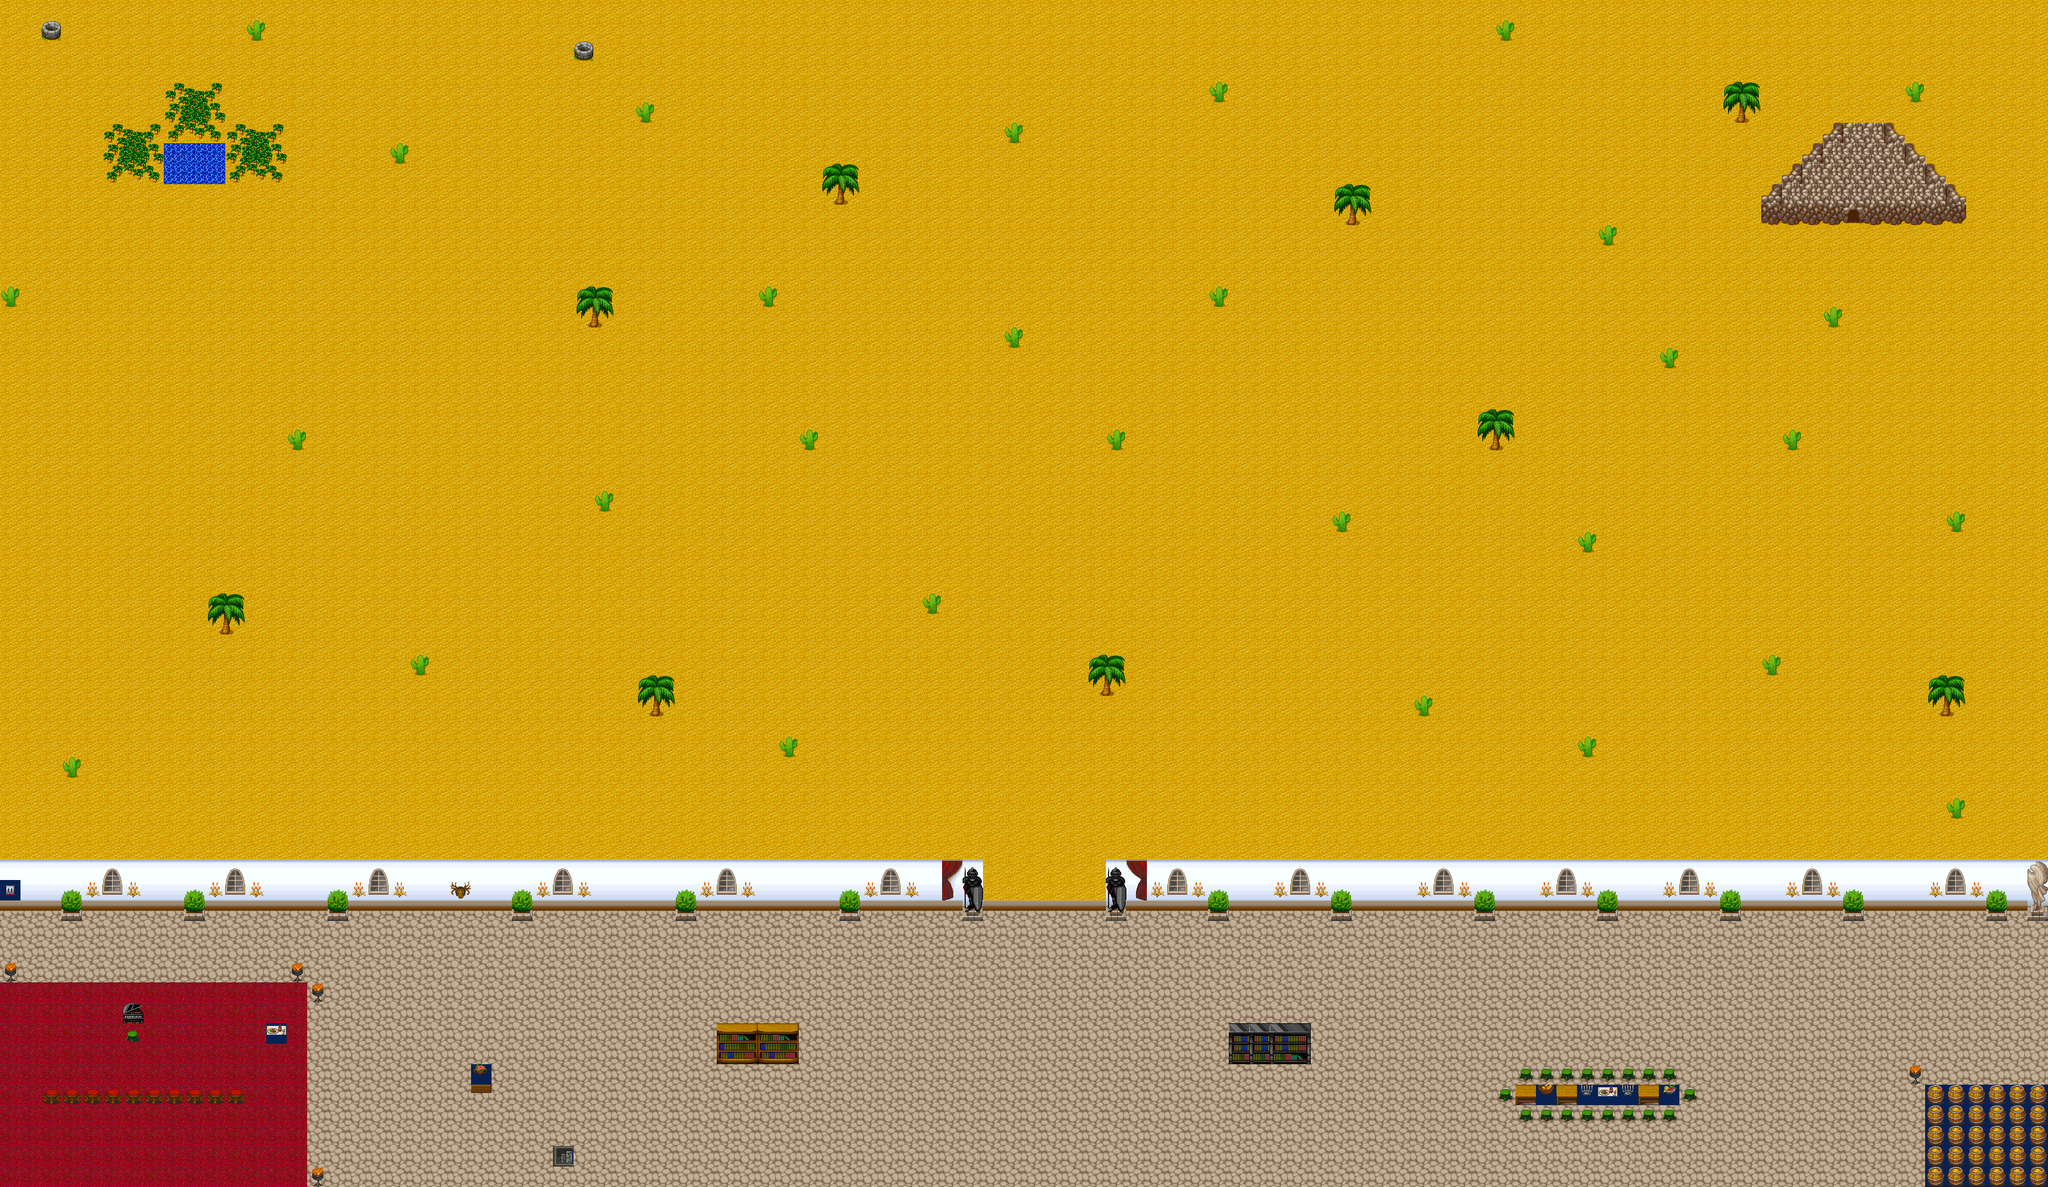

A level layout from a 2D game, rendered from its tile map. Below: a short description, then the map file with tile-grid data replaced by summaries:
An orthogonal 100x58 tile map with 32x32 px tiles, 6 tile layers (floor, house, decorations, carpet, ...), 5 tilesets and 60 objects (37x Wall, 9x warrior, 6x mag, 6x archer, Player, ...).

<map version="1.4" tiledversion="1.4.3" orientation="orthogonal" renderorder="right-down" width="100" height="58" tilewidth="32" tileheight="32" infinite="0" nextlayerid="7" nextobjectid="57">
 <tileset firstgid="1" name="rpg_1" tilewidth="32" tileheight="32" tilecount="341" columns="11">
  <image source="ApplicationFrameHost_eG8xADEEsP.png" trans="082152" width="362" height="1023" />
 </tileset>
 <tileset firstgid="342" name="rpg_2" tilewidth="32" tileheight="32" tilecount="256" columns="8">
  <image source="ApplicationFrameHost_lak6YWEOkI.png" trans="082152" width="256" height="1024" />
 </tileset>
 <tileset firstgid="598" name="rpg_3" tilewidth="32" tileheight="32" tilecount="256" columns="8">
  <image source="ApplicationFrameHost_MnJaDrYLsa.png" trans="082152" width="256" height="1024" />
 </tileset>
 <tileset firstgid="854" name="rpg_4" tilewidth="32" tileheight="32" tilecount="256" columns="8">
  <image source="ApplicationFrameHost_X5XUhAqrwZ.png" trans="082152" width="256" height="1024" />
 </tileset>
 <tileset firstgid="1110" name="5z1KX" tilewidth="32" tileheight="32" tilecount="483" columns="23">
  <image source="5z1KX.png" width="736" height="672" />
 </tileset>
 <layer id="1" name="floor" width="100" height="58">
  <data>[5800 cells, 5800 non-empty, 1 distinct tile ids]</data>
 </layer>
 <layer id="2" name="house" width="100" height="58">
  <data>[5800 cells, 1588 non-empty, 9 distinct tile ids]</data>
 </layer>
 <layer id="3" name="decorations" width="100" height="58">
  <data>[5800 cells, 26 non-empty, 2 distinct tile ids]</data>
 </layer>
 <layer id="4" name="carpet" width="100" height="58">
  <data>[5800 cells, 183 non-empty, 14 distinct tile ids]</data>
 </layer>
 <layer id="5" name="dec" width="100" height="58">
  <data>[5800 cells, 188 non-empty, 37 distinct tile ids]</data>
 </layer>
 <layer id="6" name="outside" width="100" height="58">
  <data>[5800 cells, 40 non-empty, 9 distinct tile ids]</data>
 </layer>
 <objectgroup id="7" name="obstacles">
  <object id="1" name="Wall" x="0" y="1344" width="1536" height="64" />
  <object id="2" name="Wall" x="2368" y="1664" width="256" height="96" />
  <object id="3" name="Wall" x="3008" y="1696" width="192" height="160" />
  <object id="4" name="Wall" x="1920" y="1600" width="128" height="64" />
  <object id="5" name="Wall" x="1120" y="1600" width="128" height="64" />
  <object id="6" name="Player" x="928" y="1792" width="32" height="32" />
  <object id="7" name="Wall" x="2336" y="1696" width="32" height="32" />
  <object id="8" name="Wall" x="2624" y="1696" width="32" height="32" />
  <object id="9" name="Wall" x="64" y="1696" width="320" height="32" />
  <object id="10" name="Wall" x="192" y="1568" width="32" height="64" />
  <object id="11" name="Wall" x="416" y="1600" width="32" height="32" />
  <object id="12" name="Wall" x="160" y="192" width="288" height="96" />
  <object id="13" name="Wall" x="256" y="128" width="96" height="64" />
  <object id="14" name="Wall" x="896" y="448" width="64" height="64" />
  <object id="15" name="Wall" x="1280" y="256" width="64" height="64" />
  <object id="16" name="Wall" x="992" y="1056" width="64" height="64" />
  <object id="17" name="Wall" x="320" y="928" width="64" height="64" />
  <object id="18" name="Wall" x="2080" y="288" width="64" height="64" />
  <object id="19" name="Wall" x="1696" y="1024" width="64" height="64" />
  <object id="20" name="Wall" x="2304" y="640" width="64" height="64" />
  <object id="21" name="Wall" x="3008" y="1056" width="64" height="64" />
  <object id="22" name="Wall" x="2688" y="128" width="64" height="64" />
  <object id="23" name="Wall" x="2848" y="192" width="128" height="128" />
  <object id="24" name="Wall" x="2816" y="224" width="32" height="128" />
  <object id="25" name="Wall" x="2784" y="256" width="32" height="96" />
  <object id="26" name="Wall" x="2752" y="288" width="32" height="64" />
  <object id="27" name="Wall" x="3040" y="288" width="32" height="64" />
  <object id="28" name="Wall" x="3008" y="256" width="32" height="96" />
  <object id="29" name="Wall" x="2976" y="224" width="32" height="128" />
  <object id="30" name="Wall" x="2976" y="224" width="32" height="128" />
  <object id="31" name="Wall" x="2924" y="320" width="56" height="32" />
  <object id="32" name="Wall" x="2848" y="320" width="26" height="32" />
  <object id="33" name="Door" type="3" x="2874" y="320" width="50" height="32" />
  <object id="34" name="Mob" type="warrior" x="576" y="1600" width="32" height="32" />
  <object id="35" name="Mob" type="warrior" x="288" y="1760" width="32" height="32" />
  <object id="36" name="Mob" type="warrior" x="288" y="1504" width="32" height="32" />
  <object id="37" name="Mob" type="warrior" x="512" y="1472" width="32" height="32" />
  <object id="38" name="Mob" type="warrior" x="3008" y="1536" width="32" height="32" />
  <object id="39" name="Mob" type="warrior" x="2880" y="1728" width="32" height="32" />
  <object id="40" name="Mob" type="warrior" x="2816" y="1568" width="32" height="32" />
  <object id="41" name="Mob" type="warrior" x="2720" y="1792" width="32" height="32" />
  <object id="42" name="Mob" type="warrior" x="2656" y="1504" width="32" height="32" />
  <object id="43" name="Mob" type="mag" x="672" y="128" width="32" height="32" />
  <object id="44" name="Mob" type="mag" x="128" y="416" width="32" height="32" />
  <object id="45" name="Mob" type="mag" x="672" y="384" width="32" height="32" />
  <object id="46" name="Mob" type="mag" x="1984" y="96" width="32" height="32" />
  <object id="47" name="Mob" type="mag" x="2464" y="224" width="32" height="32" />
  <object id="48" name="Mob" type="mag" x="1344" y="32" width="32" height="32" />
  <object id="49" name="Mob" type="archer" x="1024" y="64" width="32" height="32" />
  <object id="50" name="Mob" type="archer" x="1728" y="64" width="32" height="32" />
  <object id="51" name="Mob" type="archer" x="480" y="288" width="32" height="32" />
  <object id="52" name="Mob" type="archer" x="2272" y="288" width="32" height="32" />
  <object id="53" name="Mob" type="archer" x="1472" y="192" width="32" height="32" />
  <object id="54" name="Mob" type="archer" x="3040" y="384" width="32" height="32" />
  <object id="55" name="Wall" x="0" y="0" width="3200" height="1" />
  <object id="56" name="Wall" x="0" y="1856" width="3200" height="1" />
  <object id="57" name="Wall" x="0" y="0" width="1" height="1856" />
  <object id="58" name="Wall" x="3200" y="0" width="1" height="1856" />
  <object id="59" name="Wall" x="1728" y="1344" width="1472" height="64" />
  <object id="60" name="Wall" x="736" y="1664" width="32" height="32" />
 </objectgroup>
</map>